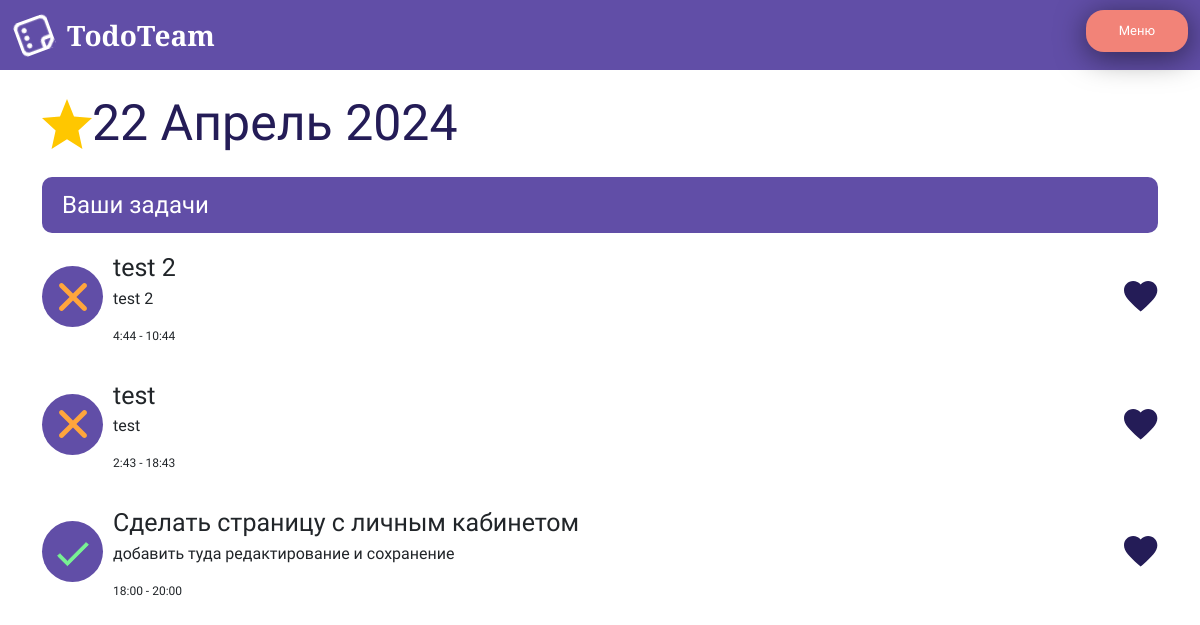
The app's page /user/personalArea (signed in) with its own data.
### task/models.py (models this page shows, shortened)
class Task(models.Model):
    title_task = models.CharField(max_length=100)
    description_task = models.TextField()
    date_task = models.DateField()
    task_time_start = models.TimeField()
    task_time_end = models.TimeField()
    created_at = models.DateTimeField(auto_now_add=True)
    updated_at = models.DateTimeField(auto_now=True)
    status = models.ForeignKey('TaskStatus', on_delete=models.CASCADE, null=True, blank=True)
    command = models.ForeignKey(Command, on_delete=models.CASCADE, null=True, blank=True)
    user_take = models.ForeignKey(User, on_delete=models.SET_NULL, null=True, blank=True, related_name='tasks_taken')
    class Meta:
        verbose_name_plural = "Задачи"
        verbose_name = "Задача"

### user/views.py (the view)
# urls.py: path('personalArea', views.personalArea, name='personal_area'),
def personalArea(request):
    if request.user.is_authenticated:
        user_id = request.user.id
        if CommandUser.objects.filter(user_id=user_id).exists():
            command_user = CommandUser.objects.get(user_id=user_id)
            command = command_user.command
            team_name = command.name_command
            q = request.GET.get('q')
            if q:
                tasks = Task.objects.filter(Q(title_task__startswith=q) | Q(description_task__startswith=q),
                                            command=command).order_by('-created_at')
            else:
                tasks = Task.objects.filter(command=command).order_by('-created_at')
            user_is_leader = command_user.is_leader
            team_members = CommandUser.objects.filter(command=command).values_list('user_id', flat=True)
            team_members = User.objects.filter(id__in=team_members)
            favorite_tasks = FavoriteModel.objects.filter(user=request.user)
            for task in tasks:
                if task in favorite_tasks:
                    task.is_favorite = True
                else:
                    task.is_favorite = False
                if task.status.name_task != 'Выполнено':
                    if task.date_task < datetime.now().date() or (
                            task.date_task == datetime.now().date() and task.task_time_end < datetime.now().time()):
                        task.status = TaskStatus.objects.get(name_task='Просрочено')
                        task.save()
                        user_email = task.user_take.email
                        subject = 'Задача просрочена'
                        message = f'Задача "{task.title_task}" просрочена. Пожалуйста, выполните ее в ближайшее время.'
                        send_mail(
                            subject=subject,
                            message=message,
                            from_email=settings.EMAIL_HOST_USER,
                            recipient_list=[user_email],
                            fail_silently=False,
                        )
        else:
            tasks = []
            team_name = None
            user_is_leader = False
            team_members = []
        current_date = datetime.now()
        context = {
            'user_is_leader': user_is_leader,
            'tasks': tasks,
            'current_date': current_date,
            'team_name': team_name,
            'team_members': team_members,
        }
        return render(request, 'user/personalArea.html', context)
    else:
        return redirect('sign_in')

### user/templates/user/personalArea.html (shortened to what this page needs)
{% extends 'user/aside.html' %}
{% load static %}
{% block content %}
<div class="container">
    <div class="d-flex flex-column ">
        <div class="d-flex align-items-center my-3">
            <img src="{% static 'main/image/Vector_Star.svg'%}" width="50px" height="50px" alt="значок">
            <p class="Title_work">{{ current_date|date:"d F Y" }}</p>
        </div>
        <div class="d-flex justify-content-between align-items-center die">
            <p>Ваши задачи</p>
        </div>
        {% for task in tasks %}
        <div class="list mb-3 row my-3">
            <div class="d-flex align-items-center justify-content-between">
                <div class="d-flex align-items-center">
                    {% if task.status_id == 1 %}
                    <a href="{% url 'status' task.id %}" class="button_1">
                        <img src="{% static 'main/image/wait.svg'%}" alt="mark_sign">
                    </a>
                    {% elif task.status_id == 2 %}
                    <a href="{% url 'status' task.id %}" class="button_1">
                        <img src="{% static 'main/image/Subtract.svg'%}" alt="mark_sign">
                    </a>
                    {% elif task.status_id == 3 %}
                    <div class="button_1">
                        <img src="{% static 'main/image/flat-color-icons_checkmark.svg'%}" alt="mark_sign">
                    </div>
                    {% else %}
                    <div class="button_1">
                        <img src="{% static 'main/image/maki_cross.svg'%}" alt="mark_sign">
                    </div>
                    {% endif %}
                    <div class="d-flex flex-column">
                        <p style="font-size: 25px; margin-bottom: 0px;">{{ task.title_task }}</p>
                        <p class="fw-light">{{ task.description_task }}</p>
                        <p class="m-0" style="font-size: 12px;">{{ task.task_time_start }} - {{ task.task_time_end }}</p>
                    </div>
                </div>
                <div class="d-flex align-items-center gap-3">
                    {% with task.is_favorite|default:False as is_favorite %}
                    {% if is_favorite %}
                    <a href="{% url 'favorite' task.id %}">
                        <img src="{% static 'main/image/heart.svg'%}" alt="favorite">
                    </a>
                    {% else %}
                    <a href="{% url 'favorite' task.id %}">
                        <img src="{% static 'main/image/love.svg'%}" alt="favorite">
                    </a>
                    {% endif %}
                    {% endwith %}
                </div>
            </div>
        </div>
        {% empty %}
        <div class="list mb-3 row my-3">
            <h3>Задач на сегодня нет</h3>
        </div>
        {% endfor %}
    </div>
</div>
{% endblock %}

### main/static/main/style/style.css (style rules this page uses)
* { margin: 0; padding: 0; }
body { font-family: "Dela Gothic One", sans-serif; font-weight: 400; font-style: normal; }
.Title_work { margin: 0; font-size: 50px; color: #241C57; }
.die { background-color: #614EA7; border-radius: 10px; color: #FFFFFF; font-size: 24px; max-width: 1295px; }
.die p { margin: 10px 20px; }
.button_1 { background-color: #614EA7; border-radius: 50%; border: none; width: 61px; height: 61px; padding: 10px; margin-right: 10px; display: flex; justify-content: center; align-items: center; }
.list { max-width: 1280px }

### records on screen
Task: title_task "test 2", description_task "test 2", task_time_start "4:44", task_time_end "10:44"
Task: title_task "test", description_task "test", task_time_start "2:43", task_time_end "18:43"
Task: title_task "Сделать страницу с личным кабинетом", description_task "добавить туда редактирование и сохранение", task_time_start "18:00", task_time_end "20:00"
